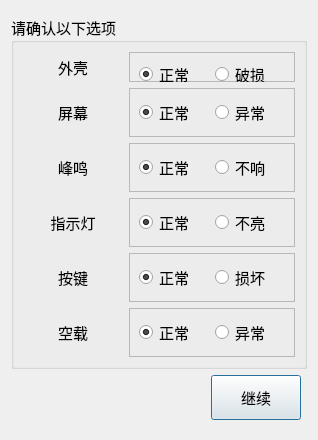
<?xml version="1.0" encoding="UTF-8"?>
<ui version="4.0">
 <class>Home_ManualDlg</class>
 <widget class="QDialog" name="Home_ManualDlg">
  <property name="geometry">
   <rect>
    <x>0</x>
    <y>0</y>
    <width>310</width>
    <height>435</height>
   </rect>
  </property>
  <property name="font">
   <font>
    <family>微软雅黑</family>
    <pointsize>11</pointsize>
   </font>
  </property>
  <property name="windowTitle">
   <string>人工确认</string>
  </property>
  <layout class="QGridLayout" name="gridLayout_2">
   <property name="topMargin">
    <number>15</number>
   </property>
   <property name="bottomMargin">
    <number>20</number>
   </property>
   <item row="1" column="1">
    <spacer name="horizontalSpacer_2">
     <property name="orientation">
      <enum>Qt::Horizontal</enum>
     </property>
     <property name="sizeHint" stdset="0">
      <size>
       <width>57</width>
       <height>20</height>
      </size>
     </property>
    </spacer>
   </item>
   <item row="0" column="0" colspan="4">
    <widget class="QGroupBox" name="groupBox">
     <property name="title">
      <string>请确认以下选项</string>
     </property>
     <layout class="QGridLayout" name="gridLayout_7">
      <item row="0" column="0">
       <widget class="QLabel" name="label">
        <property name="minimumSize">
         <size>
          <width>100</width>
          <height>30</height>
         </size>
        </property>
        <property name="text">
         <string>外壳</string>
        </property>
        <property name="alignment">
         <set>Qt::AlignCenter</set>
        </property>
       </widget>
      </item>
      <item row="0" column="1">
       <widget class="QFrame" name="frame">
        <property name="frameShape">
         <enum>QFrame::StyledPanel</enum>
        </property>
        <property name="frameShadow">
         <enum>QFrame::Raised</enum>
        </property>
        <widget class="QRadioButton" name="shellRadio">
         <property name="geometry">
          <rect>
           <x>10</x>
           <y>10</y>
           <width>70</width>
           <height>24</height>
          </rect>
         </property>
         <property name="minimumSize">
          <size>
           <width>70</width>
           <height>0</height>
          </size>
         </property>
         <property name="maximumSize">
          <size>
           <width>95</width>
           <height>16777215</height>
          </size>
         </property>
         <property name="text">
          <string>正常</string>
         </property>
         <property name="checked">
          <bool>true</bool>
         </property>
        </widget>
        <widget class="QRadioButton" name="radioButton_2">
         <property name="geometry">
          <rect>
           <x>86</x>
           <y>10</y>
           <width>70</width>
           <height>24</height>
          </rect>
         </property>
         <property name="minimumSize">
          <size>
           <width>70</width>
           <height>0</height>
          </size>
         </property>
         <property name="maximumSize">
          <size>
           <width>95</width>
           <height>16777215</height>
          </size>
         </property>
         <property name="text">
          <string>破损</string>
         </property>
        </widget>
       </widget>
      </item>
      <item row="1" column="0">
       <widget class="QLabel" name="label_2">
        <property name="minimumSize">
         <size>
          <width>100</width>
          <height>30</height>
         </size>
        </property>
        <property name="text">
         <string>屏幕</string>
        </property>
        <property name="alignment">
         <set>Qt::AlignCenter</set>
        </property>
       </widget>
      </item>
      <item row="1" column="1">
       <widget class="QFrame" name="frame_2">
        <property name="frameShape">
         <enum>QFrame::StyledPanel</enum>
        </property>
        <property name="frameShadow">
         <enum>QFrame::Raised</enum>
        </property>
        <layout class="QGridLayout" name="gridLayout">
         <item row="0" column="0">
          <widget class="QRadioButton" name="screenRadio">
           <property name="minimumSize">
            <size>
             <width>70</width>
             <height>0</height>
            </size>
           </property>
           <property name="maximumSize">
            <size>
             <width>95</width>
             <height>16777215</height>
            </size>
           </property>
           <property name="text">
            <string>正常</string>
           </property>
           <property name="checked">
            <bool>true</bool>
           </property>
          </widget>
         </item>
         <item row="0" column="1">
          <widget class="QRadioButton" name="radioButton_4">
           <property name="minimumSize">
            <size>
             <width>70</width>
             <height>0</height>
            </size>
           </property>
           <property name="maximumSize">
            <size>
             <width>95</width>
             <height>16777215</height>
            </size>
           </property>
           <property name="text">
            <string>异常</string>
           </property>
          </widget>
         </item>
        </layout>
       </widget>
      </item>
      <item row="2" column="0">
       <widget class="QLabel" name="label_3">
        <property name="minimumSize">
         <size>
          <width>100</width>
          <height>30</height>
         </size>
        </property>
        <property name="text">
         <string>峰鸣</string>
        </property>
        <property name="alignment">
         <set>Qt::AlignCenter</set>
        </property>
       </widget>
      </item>
      <item row="2" column="1">
       <widget class="QFrame" name="frame_3">
        <property name="frameShape">
         <enum>QFrame::StyledPanel</enum>
        </property>
        <property name="frameShadow">
         <enum>QFrame::Raised</enum>
        </property>
        <layout class="QGridLayout" name="gridLayout_3">
         <item row="0" column="0">
          <widget class="QRadioButton" name="beepRradio">
           <property name="minimumSize">
            <size>
             <width>70</width>
             <height>0</height>
            </size>
           </property>
           <property name="maximumSize">
            <size>
             <width>95</width>
             <height>16777215</height>
            </size>
           </property>
           <property name="text">
            <string>正常</string>
           </property>
           <property name="checked">
            <bool>true</bool>
           </property>
          </widget>
         </item>
         <item row="0" column="1">
          <widget class="QRadioButton" name="radioButton_5">
           <property name="minimumSize">
            <size>
             <width>70</width>
             <height>0</height>
            </size>
           </property>
           <property name="maximumSize">
            <size>
             <width>95</width>
             <height>16777215</height>
            </size>
           </property>
           <property name="text">
            <string>不响</string>
           </property>
          </widget>
         </item>
        </layout>
       </widget>
      </item>
      <item row="3" column="0">
       <widget class="QLabel" name="label_4">
        <property name="minimumSize">
         <size>
          <width>100</width>
          <height>30</height>
         </size>
        </property>
        <property name="text">
         <string>指示灯</string>
        </property>
        <property name="alignment">
         <set>Qt::AlignCenter</set>
        </property>
       </widget>
      </item>
      <item row="3" column="1">
       <widget class="QFrame" name="frame_4">
        <property name="frameShape">
         <enum>QFrame::StyledPanel</enum>
        </property>
        <property name="frameShadow">
         <enum>QFrame::Raised</enum>
        </property>
        <layout class="QGridLayout" name="gridLayout_4">
         <item row="0" column="0">
          <widget class="QRadioButton" name="ledRadio">
           <property name="minimumSize">
            <size>
             <width>70</width>
             <height>0</height>
            </size>
           </property>
           <property name="maximumSize">
            <size>
             <width>95</width>
             <height>16777215</height>
            </size>
           </property>
           <property name="text">
            <string>正常</string>
           </property>
           <property name="checked">
            <bool>true</bool>
           </property>
          </widget>
         </item>
         <item row="0" column="1">
          <widget class="QRadioButton" name="radioButton_7">
           <property name="minimumSize">
            <size>
             <width>70</width>
             <height>0</height>
            </size>
           </property>
           <property name="maximumSize">
            <size>
             <width>95</width>
             <height>16777215</height>
            </size>
           </property>
           <property name="text">
            <string>不亮</string>
           </property>
          </widget>
         </item>
        </layout>
       </widget>
      </item>
      <item row="4" column="0">
       <widget class="QLabel" name="label_5">
        <property name="minimumSize">
         <size>
          <width>100</width>
          <height>30</height>
         </size>
        </property>
        <property name="text">
         <string>按键</string>
        </property>
        <property name="alignment">
         <set>Qt::AlignCenter</set>
        </property>
       </widget>
      </item>
      <item row="4" column="1">
       <widget class="QFrame" name="frame_5">
        <property name="frameShape">
         <enum>QFrame::StyledPanel</enum>
        </property>
        <property name="frameShadow">
         <enum>QFrame::Raised</enum>
        </property>
        <layout class="QGridLayout" name="gridLayout_5">
         <item row="0" column="0">
          <widget class="QRadioButton" name="keyRadio">
           <property name="minimumSize">
            <size>
             <width>70</width>
             <height>0</height>
            </size>
           </property>
           <property name="maximumSize">
            <size>
             <width>95</width>
             <height>16777215</height>
            </size>
           </property>
           <property name="text">
            <string>正常</string>
           </property>
           <property name="checked">
            <bool>true</bool>
           </property>
          </widget>
         </item>
         <item row="0" column="1">
          <widget class="QRadioButton" name="radioButton_9">
           <property name="minimumSize">
            <size>
             <width>70</width>
             <height>0</height>
            </size>
           </property>
           <property name="maximumSize">
            <size>
             <width>95</width>
             <height>16777215</height>
            </size>
           </property>
           <property name="text">
            <string>损坏</string>
           </property>
          </widget>
         </item>
        </layout>
       </widget>
      </item>
      <item row="5" column="0">
       <widget class="QLabel" name="label_6">
        <property name="minimumSize">
         <size>
          <width>100</width>
          <height>30</height>
         </size>
        </property>
        <property name="text">
         <string>空载</string>
        </property>
        <property name="alignment">
         <set>Qt::AlignCenter</set>
        </property>
       </widget>
      </item>
      <item row="5" column="1">
       <widget class="QFrame" name="frame_6">
        <property name="frameShape">
         <enum>QFrame::StyledPanel</enum>
        </property>
        <property name="frameShadow">
         <enum>QFrame::Raised</enum>
        </property>
        <layout class="QGridLayout" name="gridLayout_6">
         <item row="0" column="0">
          <widget class="QRadioButton" name="curRadio">
           <property name="minimumSize">
            <size>
             <width>70</width>
             <height>0</height>
            </size>
           </property>
           <property name="maximumSize">
            <size>
             <width>95</width>
             <height>16777215</height>
            </size>
           </property>
           <property name="text">
            <string>正常</string>
           </property>
           <property name="checked">
            <bool>true</bool>
           </property>
          </widget>
         </item>
         <item row="0" column="1">
          <widget class="QRadioButton" name="radioButton_10">
           <property name="minimumSize">
            <size>
             <width>70</width>
             <height>0</height>
            </size>
           </property>
           <property name="maximumSize">
            <size>
             <width>95</width>
             <height>16777215</height>
            </size>
           </property>
           <property name="text">
            <string>异常</string>
           </property>
          </widget>
         </item>
        </layout>
       </widget>
      </item>
     </layout>
    </widget>
   </item>
   <item row="1" column="2">
    <widget class="QPushButton" name="okBtn">
     <property name="minimumSize">
      <size>
       <width>90</width>
       <height>45</height>
      </size>
     </property>
     <property name="text">
      <string>继续</string>
     </property>
    </widget>
   </item>
  </layout>
 </widget>
 <tabstops>
  <tabstop>okBtn</tabstop>
  <tabstop>shellRadio</tabstop>
  <tabstop>radioButton_2</tabstop>
  <tabstop>radioButton_4</tabstop>
  <tabstop>screenRadio</tabstop>
  <tabstop>radioButton_5</tabstop>
  <tabstop>beepRradio</tabstop>
  <tabstop>radioButton_7</tabstop>
  <tabstop>ledRadio</tabstop>
  <tabstop>radioButton_9</tabstop>
  <tabstop>keyRadio</tabstop>
 </tabstops>
 <resources/>
 <connections/>
</ui>
